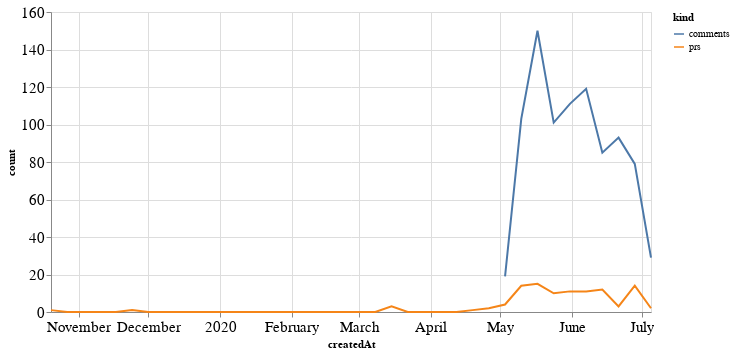

The notebook cell saved with this chart:
### Code cell
alt.Chart(total_time, width=600).mark_line().encode(
    x='createdAt',
    y='count',
    color='kind'
)

### Figure 1 — Vega-Lite specification as saved in the notebook (floating-point values rounded to 4 significant figures)
{"config": {"axisLeft": {"labelFontSize": 15}, "axisBottom": {"labelFontSize": 15}}, "data": {"name": "data-ff9f38faa8166fd5d6e5e465066773a5"}, "mark": "line", "encoding": {"color": {"type": "nominal", "field": "kind"}, "x": {"type": "temporal", "field": "createdAt"}, "y": {"type": "quantitative", "field": "count"}}, "width": 600, "$schema": "https://vega.github.io/schema/vega-lite/v4.8.1.json", "datasets": {"data-ff9f38faa8166fd5d6e5e465066773a5": [{"createdAt": "2019-10-20T00:00:00", "kind": "prs", "count": 1.0}, {"createdAt": "2019-10-27T00:00:00", "kind": "prs", "count": 0.0}, {"createdAt": "2019-11-03T00:00:00", "kind": "prs", "count": 0.0}, {"createdAt": "2019-11-10T00:00:00", "kind": "prs", "count": 0.0}, {"createdAt": "2019-11-17T00:00:00", "kind": "prs", "count": 0.0}, {"createdAt": "2019-11-24T00:00:00", "kind": "prs", "count": 1.0}, {"createdAt": "2019-12-01T00:00:00", "kind": "prs", "count": 0.0}, {"createdAt": "2019-12-08T00:00:00", "kind": "prs", "count": 0.0}, {"createdAt": "2019-12-15T00:00:00", "kind": "prs", "count": 0.0}, {"createdAt": "2019-12-22T00:00:00", "kind": "prs", "count": 0.0}, {"createdAt": "2019-12-29T00:00:00", "kind": "prs", "count": 0.0}, {"createdAt": "2020-01-05T00:00:00", "kind": "prs", "count": 0.0}, {"createdAt": "2020-01-12T00:00:00", "kind": "prs", "count": 0.0}, {"createdAt": "2020-01-19T00:00:00", "kind": "prs", "count": 0.0}, {"createdAt": "2020-01-26T00:00:00", "kind": "prs", "count": 0.0}, {"createdAt": "2020-02-02T00:00:00", "kind": "prs", "count": 0.0}, {"createdAt": "2020-02-09T00:00:00", "kind": "prs", "count": 0.0}, {"createdAt": "2020-02-16T00:00:00", "kind": "prs", "count": 0.0}, {"createdAt": "2020-02-23T00:00:00", "kind": "prs", "count": 0.0}, {"createdAt": "2020-03-01T00:00:00", "kind": "prs", "count": 0.0}, {"createdAt": "2020-03-08T00:00:00", "kind": "prs", "count": 0.0}, {"createdAt": "2020-03-15T00:00:00", "kind": "prs", "count": 3.0}, {"createdAt": "2020-03-22T00:00:00", "kind": "prs", "count": 0.0}, {"createdAt": "2020-03-29T00:00:00", "kind": "prs", "count": 0.0}, {"createdAt": "2020-04-05T00:00:00", "kind": "prs", "count": 0.0}, {"createdAt": "2020-04-12T00:00:00", "kind": "prs", "count": 0.0}, {"createdAt": "2020-04-19T00:00:00", "kind": "prs", "count": 1.0}, {"createdAt": "2020-04-26T00:00:00", "kind": "prs", "count": 2.0}, {"createdAt": "2020-05-03T00:00:00", "kind": "prs", "count": 4.0}, {"createdAt": "2020-05-10T00:00:00", "kind": "prs", "count": 14.0}, {"createdAt": "2020-05-17T00:00:00", "kind": "prs", "count": 15.0}, {"createdAt": "2020-05-24T00:00:00", "kind": "prs", "count": 10.0}, {"createdAt": "2020-05-31T00:00:00", "kind": "prs", "count": 11.0}, {"createdAt": "2020-06-07T00:00:00", "kind": "prs", "count": 11.0}, {"createdAt": "2020-06-14T00:00:00", "kind": "prs", "count": 12.0}, {"createdAt": "2020-06-21T00:00:00", "kind": "prs", "count": 3.0}, {"createdAt": "2020-06-28T00:00:00", "kind": "prs", "count": 14.0}, {"createdAt": "2020-07-05T00:00:00", "kind": "prs", "count": 2.0}, {"createdAt": "2019-10-20T00:00:00", "kind": "comments", "count": null}, {"createdAt": "2019-10-27T00:00:00", "kind": "comments", "count": null}, {"createdAt": "2019-11-03T00:00:00", "kind": "comments", "count": null}, {"createdAt": "2019-11-10T00:00:00", "kind": "comments", "count": null}, {"createdAt": "2019-11-17T00:00:00", "kind": "comments", "count": null}, {"createdAt": "2019-11-24T00:00:00", "kind": "comments", "count": null}, {"createdAt": "2019-12-01T00:00:00", "kind": "comments", "count": null}, {"createdAt": "2019-12-08T00:00:00", "kind": "comments", "count": null}, {"createdAt": "2019-12-15T00:00:00", "kind": "comments", "count": null}, {"createdAt": "2019-12-22T00:00:00", "kind": "comments", "count": null}, {"createdAt": "2019-12-29T00:00:00", "kind": "comments", "count": null}, {"createdAt": "2020-01-05T00:00:00", "kind": "comments", "count": null}, {"createdAt": "2020-01-12T00:00:00", "kind": "comments", "count": null}, {"createdAt": "2020-01-19T00:00:00", "kind": "comments", "count": null}, {"createdAt": "2020-01-26T00:00:00", "kind": "comments", "count": null}, {"createdAt": "2020-02-02T00:00:00", "kind": "comments", "count": null}, {"createdAt": "2020-02-09T00:00:00", "kind": "comments", "count": null}, {"createdAt": "2020-02-16T00:00:00", "kind": "comments", "count": null}, {"createdAt": "2020-02-23T00:00:00", "kind": "comments", "count": null}, {"createdAt": "2020-03-01T00:00:00", "kind": "comments", "count": null}, {"createdAt": "2020-03-08T00:00:00", "kind": "comments", "count": null}, {"createdAt": "2020-03-15T00:00:00", "kind": "comments", "count": null}, {"createdAt": "2020-03-22T00:00:00", "kind": "comments", "count": null}, {"createdAt": "2020-03-29T00:00:00", "kind": "comments", "count": null}, {"createdAt": "2020-04-05T00:00:00", "kind": "comments", "count": null}, {"createdAt": "2020-04-12T00:00:00", "kind": "comments", "count": null}, {"createdAt": "2020-04-19T00:00:00", "kind": "comments", "count": null}, {"createdAt": "2020-04-26T00:00:00", "kind": "comments", "count": null}, {"createdAt": "2020-05-03T00:00:00", "kind": "comments", "count": 19.0}, {"createdAt": "2020-05-10T00:00:00", "kind": "comments", "count": 103.0}, {"createdAt": "2020-05-17T00:00:00", "kind": "comments", "count": 150.0}, {"createdAt": "2020-05-24T00:00:00", "kind": "comments", "count": 101.0}, {"createdAt": "2020-05-31T00:00:00", "kind": "comments", "count": 111.0}, {"createdAt": "2020-06-07T00:00:00", "kind": "comments", "count": 119.0}, {"createdAt": "2020-06-14T00:00:00", "kind": "comments", "count": 85.0}, {"createdAt": "2020-06-21T00:00:00", "kind": "comments", "count": 93.0}, {"createdAt": "2020-06-28T00:00:00", "kind": "comments", "count": 79.0}, {"createdAt": "2020-07-05T00:00:00", "kind": "comments", "count": 29.0}]}}
